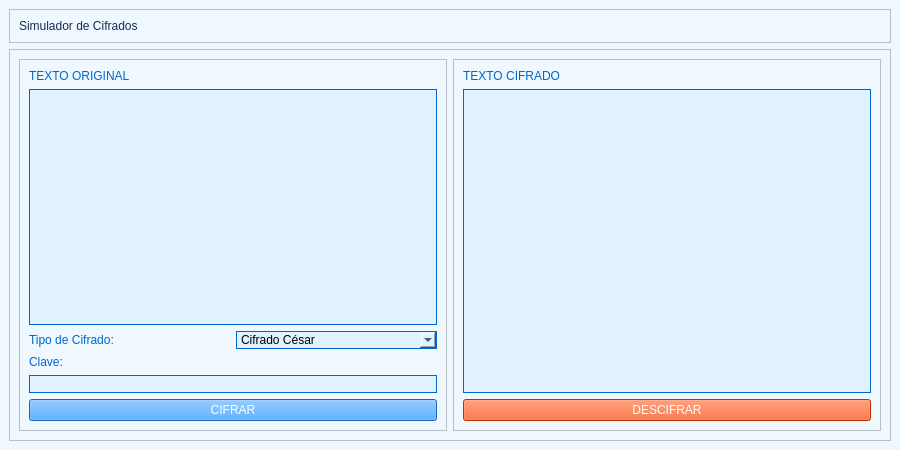
<?xml version="1.0" encoding="UTF-8"?>
<ui version="4.0">
 <class>DEV_CER</class>
 <widget class="QMainWindow" name="DEV_CER">
  <property name="geometry">
   <rect>
    <x>0</x>
    <y>0</y>
    <width>900</width>
    <height>450</height>
   </rect>
  </property>
  <property name="windowTitle">
   <string>Cifrados</string>
  </property>
  <widget class="QWidget" name="centralwidget">
   <property name="styleSheet">
    <string notr="true">
    background-color: rgb(240, 248, 255);
    </string>
   </property>
   <layout class="QVBoxLayout" name="verticalLayout">
    <item>
     <widget class="QFrame" name="headerFrame">
      <property name="frameShape">
       <enum>QFrame::StyledPanel</enum>
      </property>
      <property name="frameShadow">
       <enum>QFrame::Raised</enum>
      </property>
      <layout class="QHBoxLayout" name="horizontalLayoutHeader">
       <item>
        <widget class="QLabel" name="titleLabel">
         <property name="styleSheet">
          <string notr="true">
          color: rgb(25, 42, 86);
          font: 87 16pt "Arial Black";
          </string>
         </property>
         <property name="text">
          <string>Simulador de Cifrados</string>
         </property>
        </widget>
       </item>
      </layout>
     </widget>
    </item>
    <item>
     <widget class="QFrame" name="contentFrame">
      <property name="frameShape">
       <enum>QFrame::StyledPanel</enum>
      </property>
      <property name="frameShadow">
       <enum>QFrame::Raised</enum>
      </property>
      <layout class="QHBoxLayout" name="horizontalLayoutContent">
       <item>
        <widget class="QFrame" name="inputFrame">
         <property name="frameShape">
          <enum>QFrame::StyledPanel</enum>
         </property>
         <property name="frameShadow">
          <enum>QFrame::Raised</enum>
         </property>
         <layout class="QVBoxLayout" name="verticalLayoutInput">
          <item>
           <widget class="QLabel" name="wordLabel">
            <property name="text">
             <string>TEXTO ORIGINAL</string>
            </property>
            <property name="styleSheet">
             <string notr="true">color: rgb(0, 102, 204);</string>
            </property>
           </widget>
          </item>
          <item>
           <widget class="QTextEdit" name="textToEncrypt">
            <property name="styleSheet">
             <string notr="true">
             background-color: rgb(224, 242, 255);
             border: 1px solid rgb(0, 102, 204);
             </string>
            </property>
           </widget>
          </item>
          <item>
           <layout class="QHBoxLayout" name="horizontalLayoutCipherOptions">
            <item>
             <widget class="QLabel" name="cipherTypeLabel">
              <property name="text">
               <string>Tipo de Cifrado:</string>
              </property>
              <property name="styleSheet">
               <string notr="true">color: rgb(0, 102, 204);</string>
              </property>
             </widget>
            </item>
            <item>
             <widget class="QComboBox" name="cipherType">
              <property name="styleSheet">
               <string notr="true">
               background-color: rgb(224, 242, 255);
               border: 1px solid rgb(0, 102, 204);
               </string>
              </property>
              <item>
               <property name="text">
                <string>Cifrado César</string>
               </property>
              </item>
              <item>
               <property name="text">
                <string>Cifrado Vigenère</string>
               </property>
              </item>
             </widget>
            </item>
           </layout>
          </item>
          <item>
           <widget class="QLabel" name="keyLabel">
            <property name="text">
             <string>Clave:</string>
            </property>
            <property name="styleSheet">
             <string notr="true">color: rgb(0, 102, 204);</string>
            </property>
           </widget>
          </item>
          <item>
           <widget class="QLineEdit" name="keyInput">
            <property name="styleSheet">
             <string notr="true">
             background-color: rgb(224, 242, 255);
             border: 1px solid rgb(0, 102, 204);
             </string>
            </property>
           </widget>
          </item>
          <item>
           <widget class="QPushButton" name="encryptButton">
            <property name="text">
             <string>CIFRAR</string>
            </property>
            <property name="styleSheet">
             <string notr="true">
             background-color: rgb(30, 144, 255);
             color: white;
             </string>
            </property>
           </widget>
          </item>
         </layout>
        </widget>
       </item>
       <item>
        <widget class="QFrame" name="outputFrame">
         <property name="frameShape">
          <enum>QFrame::StyledPanel</enum>
         </property>
         <property name="frameShadow">
          <enum>QFrame::Raised</enum>
         </property>
         <layout class="QVBoxLayout" name="verticalLayoutOutput">
          <item>
           <widget class="QLabel" name="outputLabel">
            <property name="text">
             <string>TEXTO CIFRADO</string>
            </property>
            <property name="styleSheet">
             <string notr="true">color: rgb(0, 102, 204);</string>
            </property>
           </widget>
          </item>
          <item>
           <widget class="QTextEdit" name="decryptedText">
            <property name="styleSheet">
             <string notr="true">
             background-color: rgb(224, 242, 255);
             border: 1px solid rgb(0, 102, 204);
             </string>
            </property>
           </widget>
          </item>
          <item>
           <widget class="QPushButton" name="decryptButton">
            <property name="text">
             <string>DESCIFRAR</string>
            </property>
            <property name="styleSheet">
             <string notr="true">
             background-color: rgb(255, 69, 0);
             color: white;
             </string>
            </property>
           </widget>
          </item>
         </layout>
        </widget>
       </item>
      </layout>
     </widget>
    </item>
   </layout>
  </widget>
 </widget>
 <resources/>
 <connections/>
</ui>
